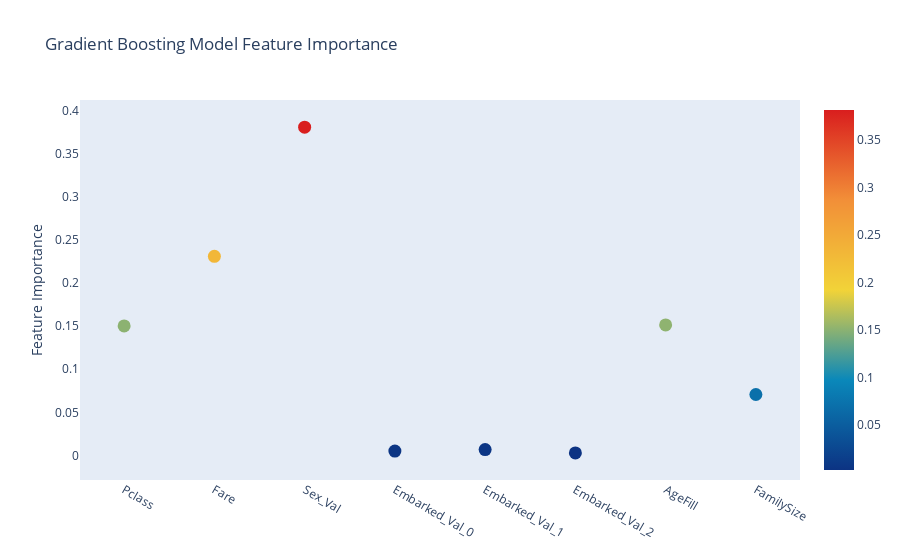

Notebook cell for this chart:
### Code cell
# Scatter plot 
trace = go.Scatter(
    y = gb.feature_importances_,
    x = df_final.columns.values,
    mode='markers',
    marker=dict(
        sizemode = 'diameter',
        sizeref = 1,
        size = 13,
        #size= rf.feature_importances_,
        #color = np.random.randn(500), #set color equal to a variable
        color = gb.feature_importances_,
        colorscale='Portland',
        showscale=True
    ),
    text = df_final.columns.values
)
data = [trace]

layout= go.Layout(
    autosize= True,
    title= 'Gradient Boosting Model Feature Importance',
    hovermode= 'closest',
     xaxis= dict(
         ticklen= 5,
         showgrid=False,
        zeroline=False,
        showline=False
     ),
    yaxis=dict(
        title= 'Feature Importance',
        showgrid=False,
        zeroline=False,
        ticklen= 5,
        gridwidth= 2
    ),
    showlegend= False
)
fig = go.Figure(data=data, layout=layout)
py.iplot(fig,filename='scatter')

### Figure 1 — Plotly figure (JSON) as saved in the notebook; plotly's stock layout.template omitted (floating-point values rounded to 4 significant figures)
{"data": [{"marker": {"color": [0.1504, 0.2314, 0.3815, 0.004972, 0.00662, 0.002835, 0.1516, 0.07072], "colorscale": [[0, "rgb(12,51,131)"], [0.25, "rgb(10,136,186)"], [0.5, "rgb(242,211,56)"], [0.75, "rgb(242,143,56)"], [1, "rgb(217,30,30)"]], "showscale": true, "size": 13, "sizemode": "diameter", "sizeref": 1}, "mode": "markers", "text": ["Pclass", "Fare", "Sex_Val", "Embarked_Val_0", "Embarked_Val_1", "Embarked_Val_2", "AgeFill", "FamilySize"], "type": "scatter", "x": ["Pclass", "Fare", "Sex_Val", "Embarked_Val_0", "Embarked_Val_1", "Embarked_Val_2", "AgeFill", "FamilySize"], "y": [0.1504, 0.2314, 0.3815, 0.004972, 0.00662, 0.002835, 0.1516, 0.07072]}], "layout": {"autosize": true, "hovermode": "closest", "showlegend": false, "title": {"text": "Gradient Boosting Model Feature Importance"}, "xaxis": {"showgrid": false, "showline": false, "ticklen": 5, "zeroline": false}, "yaxis": {"gridwidth": 2, "showgrid": false, "ticklen": 5, "title": {"text": "Feature Importance"}, "zeroline": false}}}
